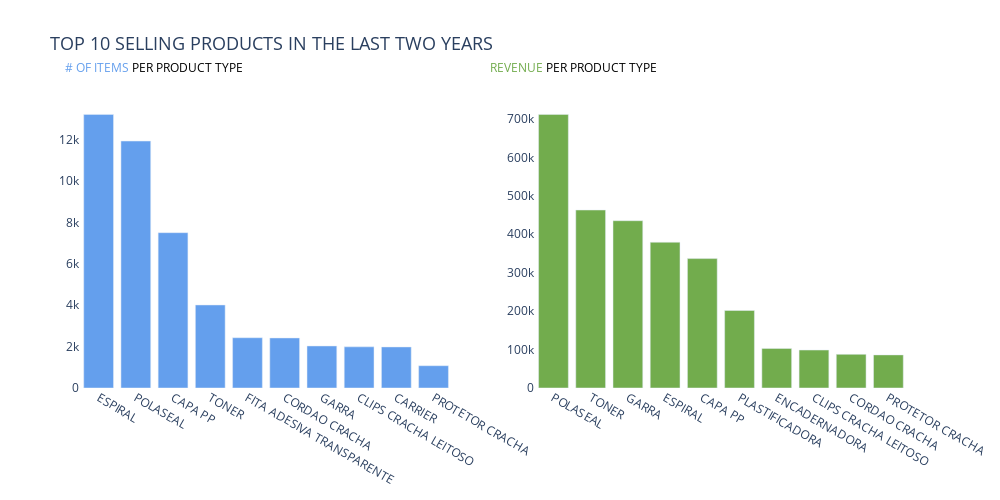

The notebook cell saved with this chart:
### Markdown cell above
### In the last two years

### Code cell
produtos_mais_vendidos, df_timeframe = top_n_sales(df, df_vendas, 24,  last_sell)
show_top_sales(produtos_mais_vendidos, 'TWO YEARS', 10)

### Figure 1 — Plotly figure (JSON) as saved in the notebook; plotly's stock layout.template omitted (floating-point values rounded to 4 significant figures; data arrays with more than 128 entries replaced by an {"elided": "..."} marker saying what was removed)
{"data": [{"marker": {"color": "rgba(100, 159, 237, 1)"}, "showlegend": false, "type": "bar", "x": ["ESPIRAL", "POLASEAL", "CAPA PP", "TONER", "FITA ADESIVA TRANSPARENTE", "CORDAO CRACHA", "GARRA", "CLIPS CRACHA LEITOSO", "CARRIER", "PROTETOR CRACHA"], "xaxis": "x", "y": {"elided": "429 int values"}, "yaxis": "y"}, {"marker": {"color": "rgb(114, 172, 77)"}, "showlegend": false, "type": "bar", "x": ["POLASEAL", "TONER", "GARRA", "ESPIRAL", "CAPA PP", "PLASTIFICADORA", "ENCADERNADORA", "CLIPS CRACHA LEITOSO", "CORDAO CRACHA", "PROTETOR CRACHA"], "xaxis": "x2", "y": {"elided": "429 float values"}, "yaxis": "y2"}], "layout": {"annotations": [{"font": {"color": "black", "size": 12}, "showarrow": false, "text": "<span style=\"color:rgba(100, 159, 237, 1);\"># OF ITEMS</span> PER PRODUCT TYPE", "x": -0.02, "xref": "paper", "y": 1.15, "yref": "paper"}, {"font": {"color": "black", "size": 12}, "showarrow": false, "text": "<span style=\"color:rgb(114, 172, 77);\">REVENUE</span> PER PRODUCT TYPE", "x": 0.7, "xref": "paper", "y": 1.15, "yref": "paper"}], "height": 500, "plot_bgcolor": "rgba(0, 0, 0, 0)", "title": {"font": {"size": 18}, "text": "TOP 10 SELLING PRODUCTS IN THE LAST TWO YEARS"}, "width": 1000, "xaxis": {"anchor": "y", "domain": [0, 0.45]}, "xaxis2": {"anchor": "y2", "domain": [0.55, 1]}, "yaxis": {"anchor": "x", "domain": [0, 1]}, "yaxis2": {"anchor": "x2", "domain": [0, 1]}}}
